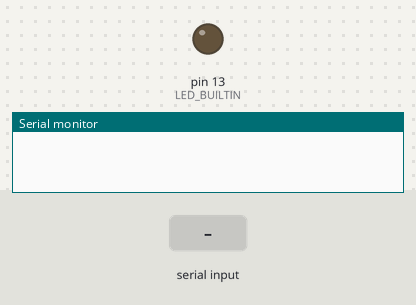
Recording of a sketch running on a simulated Arduino Uno, built with avr-gcc and run on an emulated ATmega328P. Shown: output pins drawn as LEDs (lit = HIGH), the last lines printed to the serial monitor. The test bench sets the inputs (shaded band).

Above: at 1.2 s.
1.3 s: "on\n" received over Serial
At 1.8 s:
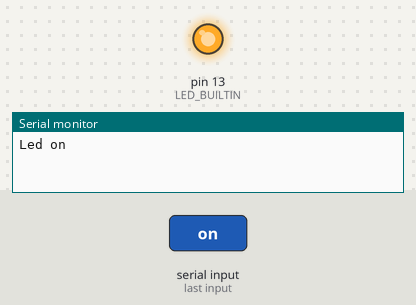
2.8 s: "off\n" received over Serial
At 4.1 s:
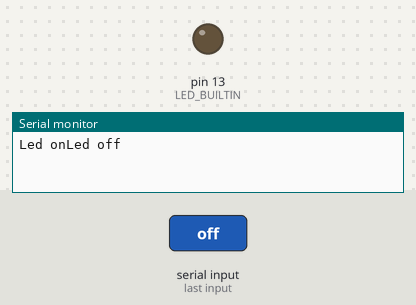
Timing chart, 0 to 5.8 s (numbered marks = the images above; inputs shaded):
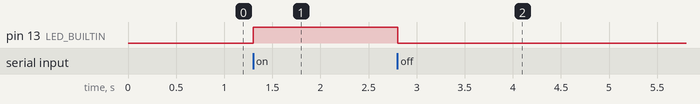

The sketch:

SerialCommTest.ino
```cpp
String incomingByte ;

void setup() {

  Serial.begin(9600);

  pinMode(LED_BUILTIN, OUTPUT);

}
void loop() {

  if (Serial.available() > 0) {

  incomingByte = Serial.readStringUntil('\n');

    if (incomingByte == "on") {

      digitalWrite(LED_BUILTIN, HIGH);

      Serial.write("Led on");

    }

    else if (incomingByte == "off") {

      digitalWrite(LED_BUILTIN, LOW);

      Serial.write("Led off");

    }

    else{

     Serial.write("invald input");

    }

  }

}
//void setup() {
//  // put your setup code here, to run once:
//
//}
//
//void loop() {
//  // put your main code here, to run repeatedly:
//
//}
//
//int x;
//
//void setup() {
//  Serial.begin(115200);
//  Serial.setTimeout(1);
//}
//
//void loop() {
//  while (!Serial.available());
//  x = Serial.readString().toInt();
//  Serial.print(x + 1);
//}
```

Measured:
- after the input at 1.3 s, pin 13 (LED_BUILTIN): LOW → HIGH at once
- after the input at 2.8 s, pin 13 (LED_BUILTIN): HIGH → LOW at once
